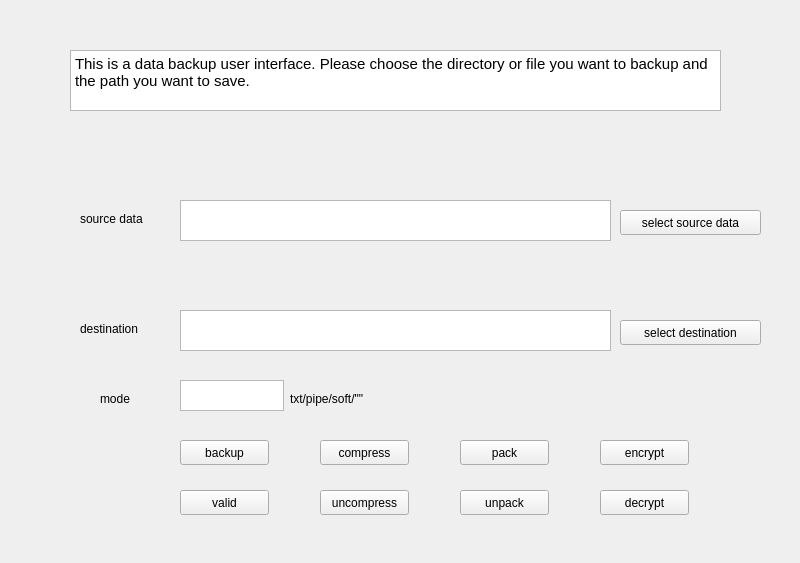
<?xml version="1.0" encoding="UTF-8"?>
<ui version="4.0">
 <class>Widget</class>
 <widget class="QWidget" name="Widget">
  <property name="geometry">
   <rect>
    <x>0</x>
    <y>0</y>
    <width>800</width>
    <height>563</height>
   </rect>
  </property>
  <property name="windowTitle">
   <string>Widget</string>
  </property>
  <widget class="QTextBrowser" name="textBrowser">
   <property name="geometry">
    <rect>
     <x>70</x>
     <y>50</y>
     <width>651</width>
     <height>61</height>
    </rect>
   </property>
   <property name="html">
    <string>&lt;!DOCTYPE HTML PUBLIC &quot;-//W3C//DTD HTML 4.0//EN&quot; &quot;http://www.w3.org/TR/REC-html40/strict.dtd&quot;&gt;
&lt;html&gt;&lt;head&gt;&lt;meta name=&quot;qrichtext&quot; content=&quot;1&quot; /&gt;&lt;style type=&quot;text/css&quot;&gt;
p, li { white-space: pre-wrap; }
&lt;/style&gt;&lt;/head&gt;&lt;body style=&quot; font-family:'Ubuntu'; font-size:11pt; font-weight:400; font-style:normal;&quot;&gt;
&lt;p style=&quot; margin-top:0px; margin-bottom:0px; margin-left:0px; margin-right:0px; -qt-block-indent:0; text-indent:0px;&quot;&gt;&lt;span style=&quot; font-family:'Ubuntu';&quot;&gt;This is a data backup user interface. Please choose the directory or file you want to backup and the path you want to save.&lt;/span&gt;&lt;/p&gt;&lt;/body&gt;&lt;/html&gt;</string>
   </property>
  </widget>
  <widget class="QPushButton" name="backup">
   <property name="geometry">
    <rect>
     <x>180</x>
     <y>440</y>
     <width>89</width>
     <height>25</height>
    </rect>
   </property>
   <property name="text">
    <string>backup</string>
   </property>
  </widget>
  <widget class="QTextEdit" name="src_text">
   <property name="geometry">
    <rect>
     <x>180</x>
     <y>200</y>
     <width>431</width>
     <height>41</height>
    </rect>
   </property>
  </widget>
  <widget class="QTextEdit" name="dest_text">
   <property name="geometry">
    <rect>
     <x>180</x>
     <y>310</y>
     <width>431</width>
     <height>41</height>
    </rect>
   </property>
  </widget>
  <widget class="QLabel" name="label">
   <property name="geometry">
    <rect>
     <x>80</x>
     <y>210</y>
     <width>91</width>
     <height>17</height>
    </rect>
   </property>
   <property name="text">
    <string>source data</string>
   </property>
  </widget>
  <widget class="QLabel" name="label_2">
   <property name="geometry">
    <rect>
     <x>80</x>
     <y>320</y>
     <width>91</width>
     <height>17</height>
    </rect>
   </property>
   <property name="text">
    <string>destination</string>
   </property>
  </widget>
  <widget class="QPushButton" name="valid_button">
   <property name="geometry">
    <rect>
     <x>180</x>
     <y>490</y>
     <width>89</width>
     <height>25</height>
    </rect>
   </property>
   <property name="text">
    <string>valid</string>
   </property>
  </widget>
  <widget class="QPushButton" name="selectfile">
   <property name="geometry">
    <rect>
     <x>620</x>
     <y>210</y>
     <width>141</width>
     <height>25</height>
    </rect>
   </property>
   <property name="mouseTracking">
    <bool>false</bool>
   </property>
   <property name="text">
    <string>select source data</string>
   </property>
  </widget>
  <widget class="QPushButton" name="selectdest">
   <property name="geometry">
    <rect>
     <x>620</x>
     <y>320</y>
     <width>141</width>
     <height>25</height>
    </rect>
   </property>
   <property name="mouseTracking">
    <bool>false</bool>
   </property>
   <property name="text">
    <string>select destination</string>
   </property>
  </widget>
  <widget class="QPushButton" name="compress">
   <property name="geometry">
    <rect>
     <x>320</x>
     <y>440</y>
     <width>89</width>
     <height>25</height>
    </rect>
   </property>
   <property name="text">
    <string>compress</string>
   </property>
  </widget>
  <widget class="QPushButton" name="pack">
   <property name="geometry">
    <rect>
     <x>460</x>
     <y>440</y>
     <width>89</width>
     <height>25</height>
    </rect>
   </property>
   <property name="text">
    <string>pack</string>
   </property>
  </widget>
  <widget class="QPushButton" name="uncompress">
   <property name="geometry">
    <rect>
     <x>320</x>
     <y>490</y>
     <width>89</width>
     <height>25</height>
    </rect>
   </property>
   <property name="text">
    <string>uncompress</string>
   </property>
  </widget>
  <widget class="QPushButton" name="unpack">
   <property name="geometry">
    <rect>
     <x>460</x>
     <y>490</y>
     <width>89</width>
     <height>25</height>
    </rect>
   </property>
   <property name="text">
    <string>unpack</string>
   </property>
  </widget>
  <widget class="QPushButton" name="encrypt">
   <property name="geometry">
    <rect>
     <x>600</x>
     <y>440</y>
     <width>89</width>
     <height>25</height>
    </rect>
   </property>
   <property name="text">
    <string>encrypt</string>
   </property>
  </widget>
  <widget class="QPushButton" name="decrypt">
   <property name="geometry">
    <rect>
     <x>600</x>
     <y>490</y>
     <width>89</width>
     <height>25</height>
    </rect>
   </property>
   <property name="text">
    <string>decrypt</string>
   </property>
  </widget>
  <widget class="QTextEdit" name="mode">
   <property name="geometry">
    <rect>
     <x>180</x>
     <y>380</y>
     <width>104</width>
     <height>31</height>
    </rect>
   </property>
  </widget>
  <widget class="QLabel" name="label_3">
   <property name="geometry">
    <rect>
     <x>100</x>
     <y>390</y>
     <width>67</width>
     <height>17</height>
    </rect>
   </property>
   <property name="text">
    <string>mode</string>
   </property>
  </widget>
  <widget class="QLabel" name="label_4">
   <property name="geometry">
    <rect>
     <x>290</x>
     <y>390</y>
     <width>121</width>
     <height>17</height>
    </rect>
   </property>
   <property name="text">
    <string>txt/pipe/soft/&quot;&quot;</string>
   </property>
  </widget>
 </widget>
 <resources/>
 <connections/>
</ui>
